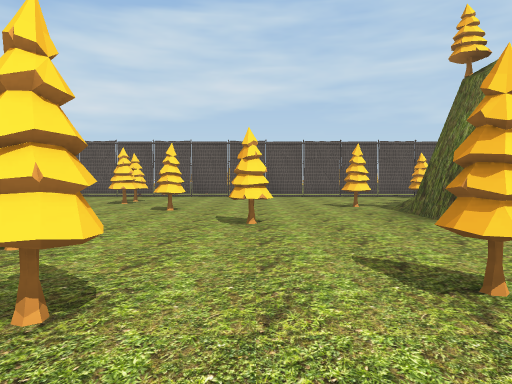
[1] (above)

23 first-person views from a walk through a Unity game level. The camera is 1.3 m above the floor, tilts 2° down and sees 70° across. The floor is counted in squares, 2 m on a side. Each view is taken from the middle of a square. On the plan, view 1 faces up. The plan holds only what a view shows up to about 11 squares ahead; the rest is blank. The place goes on beyond the plan. Some surface patterns are stand-ins.

[2]
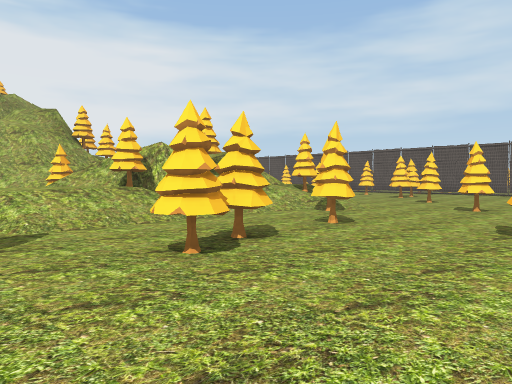

[3]
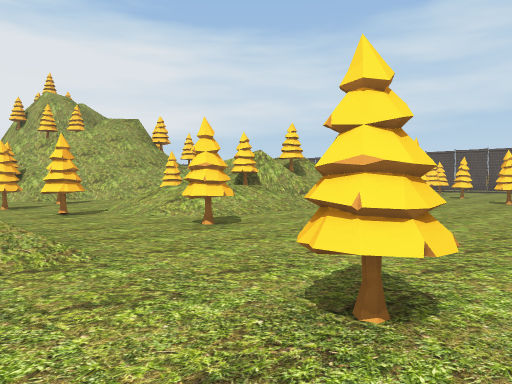

[4]
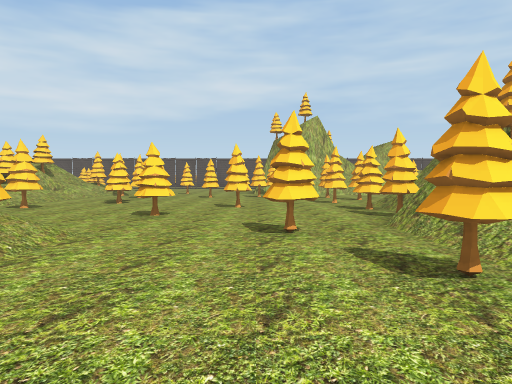

[5]
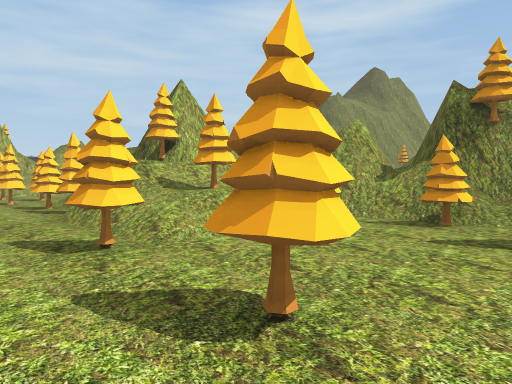

[6]
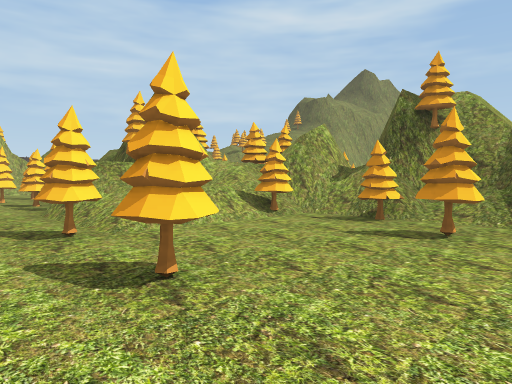

[7]
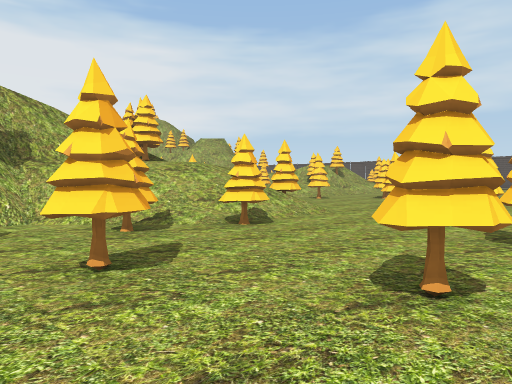

[8]
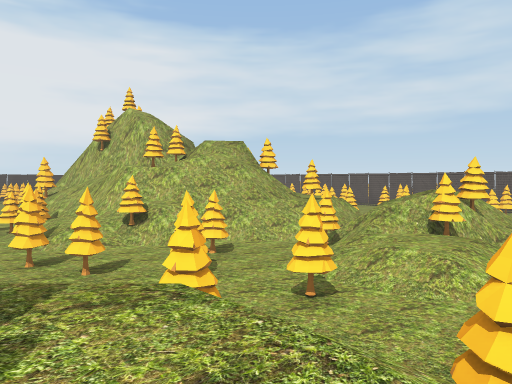

[9]
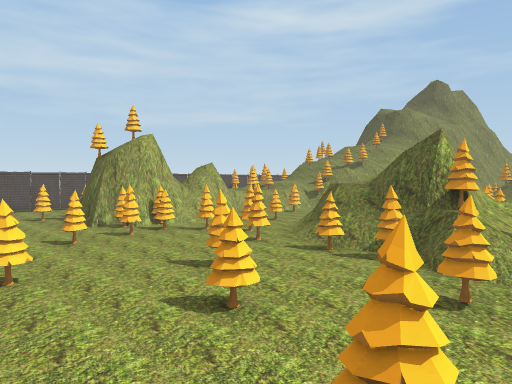

[10]
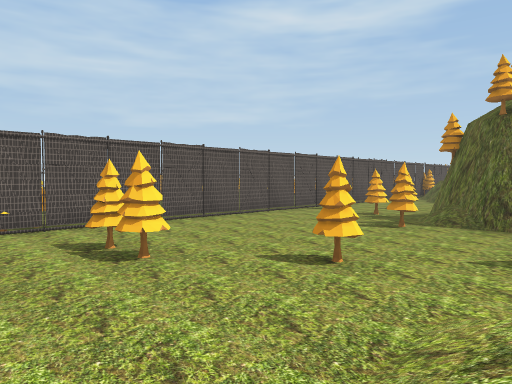

[11]
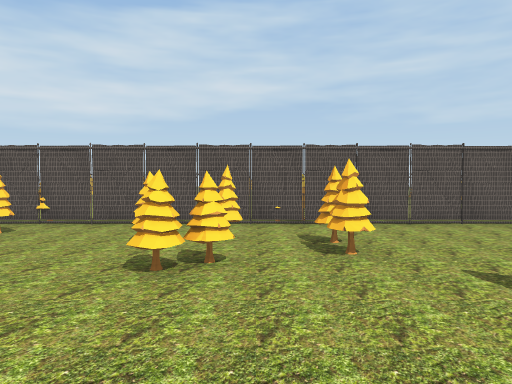

[12]
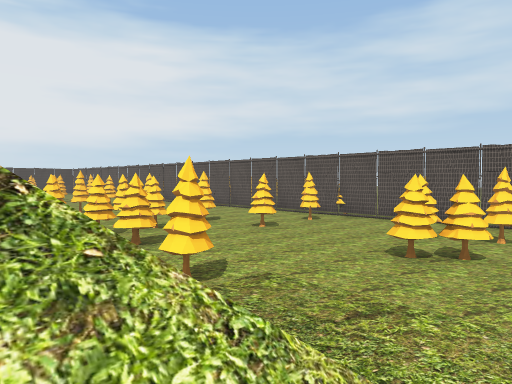

[13]
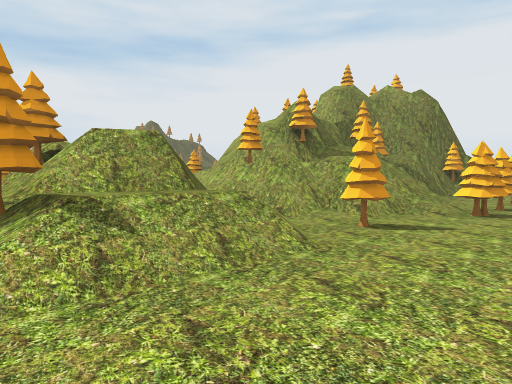

[14]
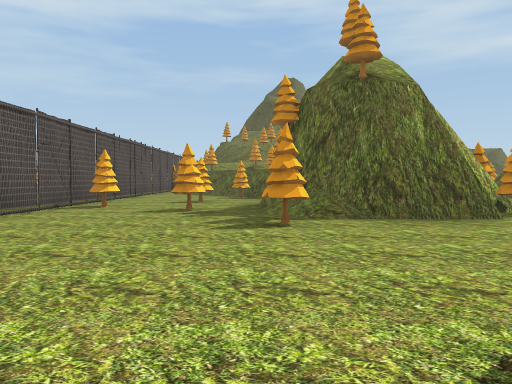

[15]
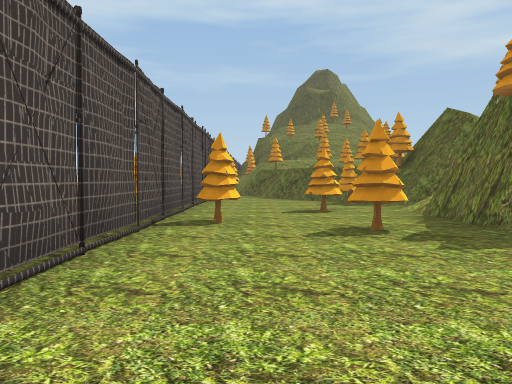

[16]
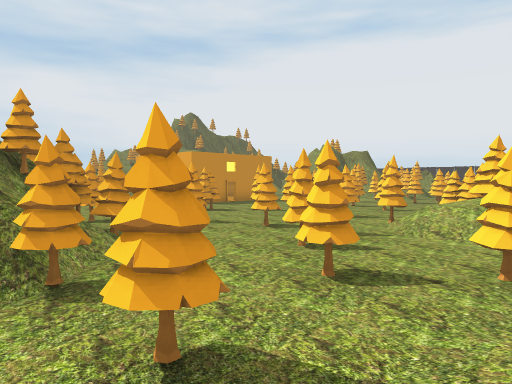

[17]
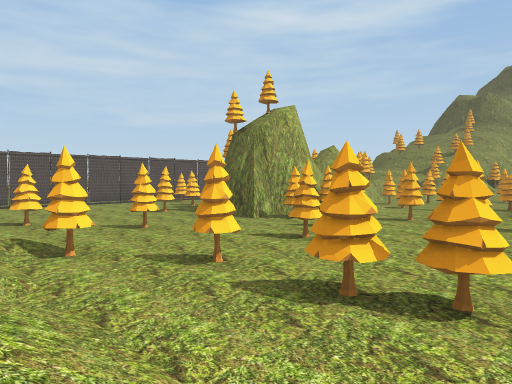

[18]
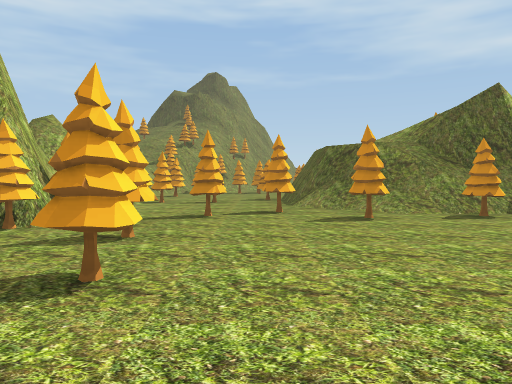

[19]
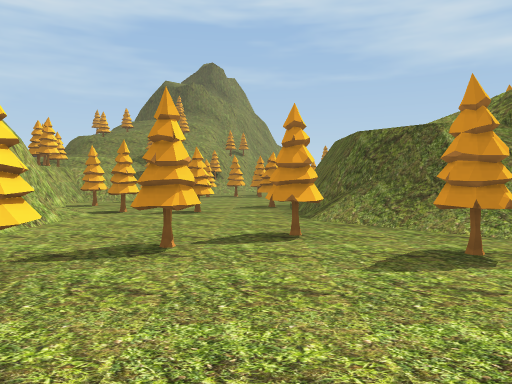

[20]
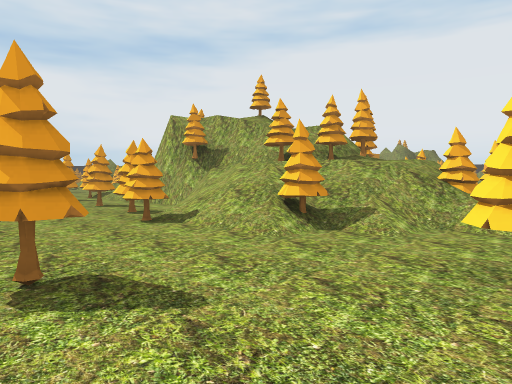

[21]
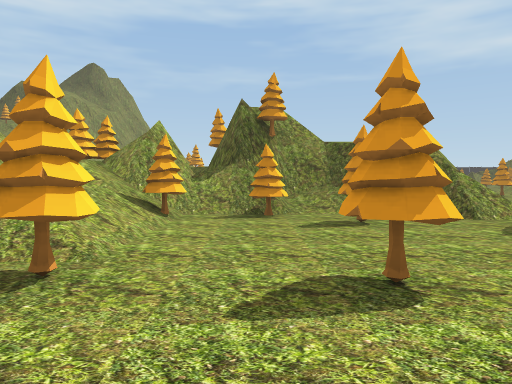

[22]
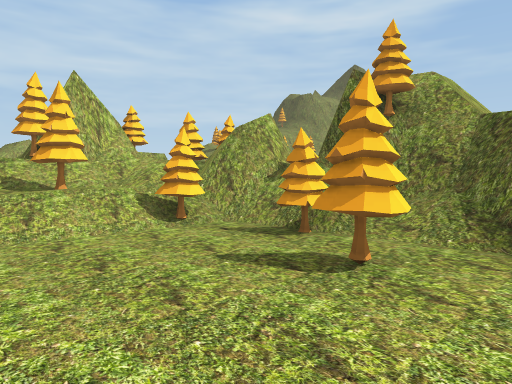

[23]
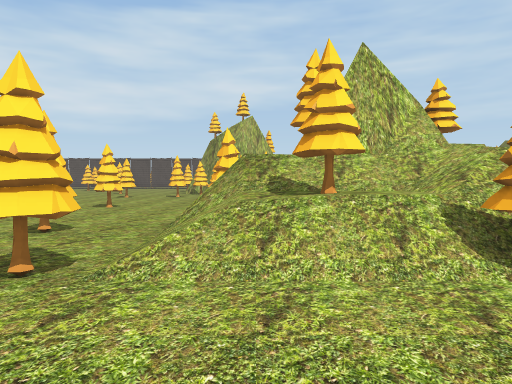

### Floor plan
Key: @ floor where view 1 was taken; # wall or solid block; x gap in a wall; . main floor; : floor 0.75 m higher than the main floor; + floor 1.25 m higher than the main floor; * floor 2 m higher than the main floor; / step, stairs or slope; = window, fence, low wall or low ledge; v drop or lower ground; T pine tree; O other object.
Columns run from 11 left of view 1 to 13 right of it. Each row starts with its distance up from view 1.
 15        OO            OO
 14 OO#  #OOO########O
 13 .................T####
 12 T................T....
 11 ....TT.TT.......T.TT..
 10 TT.....TT.......T.TT.T=
  9 .....T.......T..###  #*
  8 .........T...T.#######
  7 ..............##   ###  T
  6 TT.T.////.....##   =###=/
  5 /=vT//////.T..####/##.T./
  4 ///x =/T//.....TT//=T..
  3 ///==#///T....TTT.....
  2 T=T:=#T#/.T.T.T.TT..T....
  1 ##T/ =##/........T....T..
  0 ##//T#TT/.T@.....T./##
 -1 #==./////.T.....T.=#==
 -2 # ../////....TT../## #
 -3 T=TT.....T....T.TT=##=
 -4 T..TT.T.....T....T####
 -5 ........///.T...TT###
 -6 .TT...T /T//..TT=/T#TTT
 -7 .....//////T/.T.//T+###
 -8 .T..T//T/////...///T###
 -9 ..T /#TTTT//T..T...T=##
-10 ..T TT####//.......TT#
-11    T### ##=TT..T..../####
-12    T    ###..T....TT/##
-13          ##TT....../##

Where each view was taken, in squares from view 1:
view 1: 0 up, 0 right, facing up
view 2: 3 down, 2 right, facing up-left
view 3: 6 down, 2 right, facing up-left
view 4: 11 down, 3 right, facing up
view 5: 12 down, 3 right, facing up-right
view 6: 13 down, 3 right, facing up-right
view 7: 13 down, 5 right, facing up-left
view 8: 8 down, 2 left, facing up-left
view 9: 8 down, 2 left, facing up-right
view 10: 5 up, 6 left, facing up-right
view 11: 4 up, 5 left, facing up
view 12: 3 up, 4 left, facing up-left
view 13: 8 up, 3 left, facing down-left
view 14: 9 up, 3 left, facing right
view 15: 12 up, 0 right, facing right
view 16: 2 down, 4 left, facing down-left
view 17: 2 down, 4 left, facing up-right
view 18: 1 up, 1 left, facing right
view 19: 1 up, 2 right, facing right
view 20: 4 down, 4 right, facing down-left
view 21: 10 down, 2 right, facing right
view 22: 13 down, 5 right, facing up-right
view 23: 11 down, 6 right, facing up
